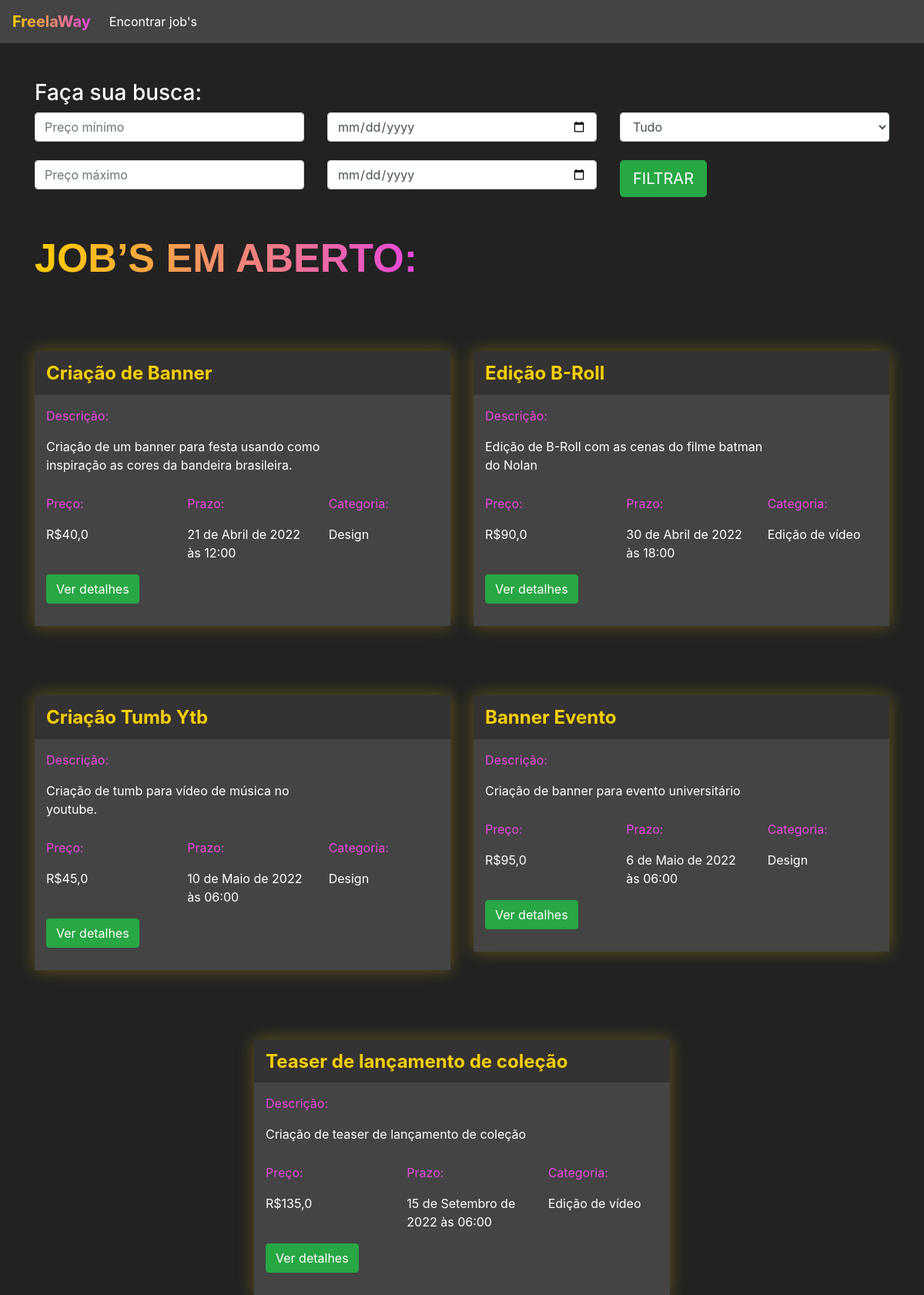
Page /encontrar_jobs/ (signed in) on the earlier database version.
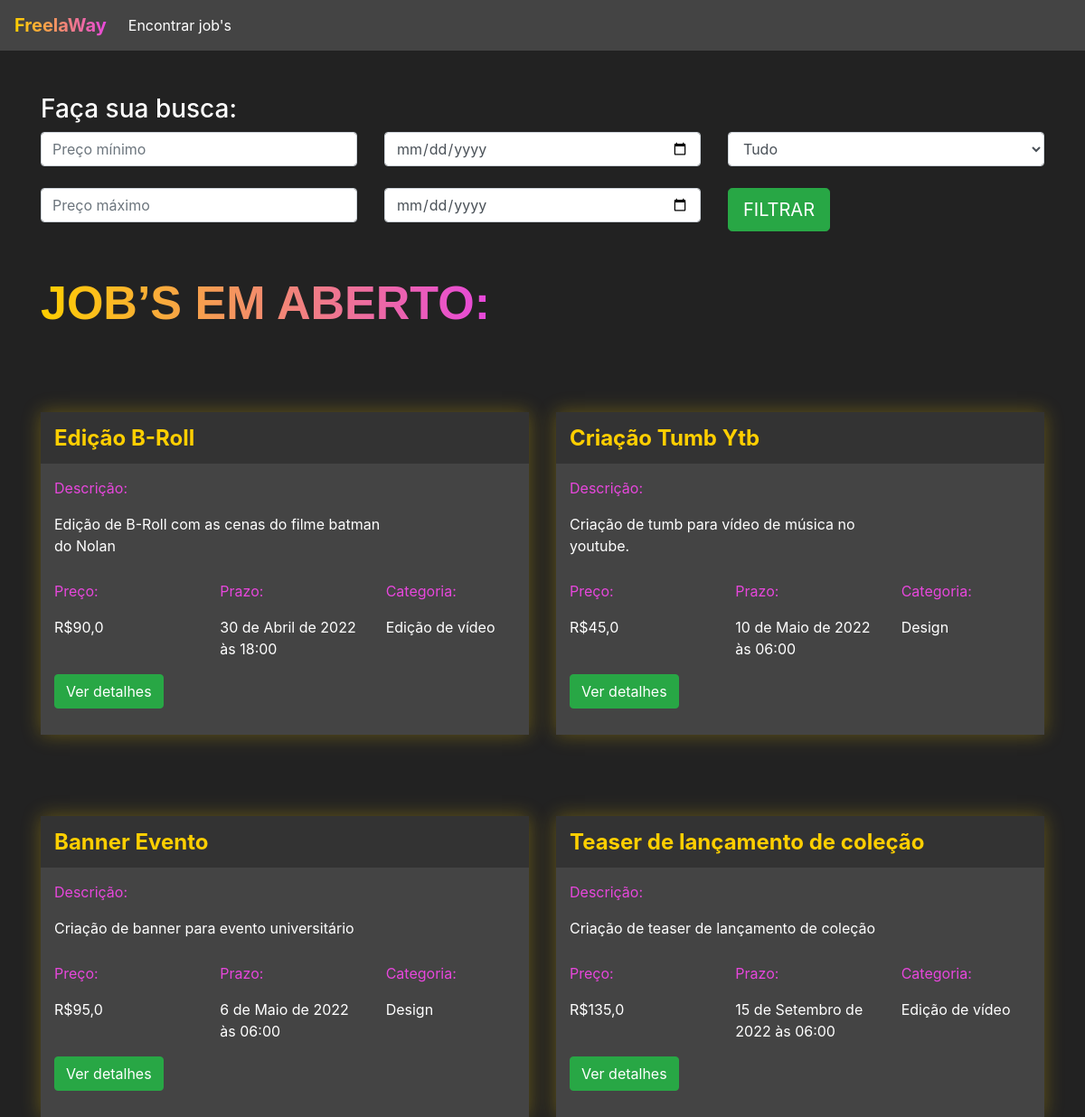
Same page on the later database version.
### jobs/models.py (models this page shows, shortened)
class Jobs(models.Model):
    categoria_choices = (('D', 'Design'),
                         ('EV', 'Edição de Vídeo'))
    status_choices = (('C', 'Em criação'),
                      ('AA', 'Aguardando aprovação'),
                      ('F', 'Finalizado'))
    titulo = models.CharField(max_length=200)
    descricao = models.TextField()
    categoria = models.CharField(max_length=2, choices=categoria_choices, default="D")
    prazo_entrega = models.DateTimeField()
    preco = models.FloatField()
    referencias = models.ManyToManyField(Referencias)
    profissional = models.ForeignKey(User, on_delete=models.DO_NOTHING, null=True, blank=True)
    reservado = models.BooleanField(default=False)
    status = models.CharField(max_length=2, choices=status_choices, default='C')
    arquivo_final = models.FileField(null=True, blank=True)

### jobs/views.py (the view)
# urls.py: path('encontrar_jobs/', views.encontrar_jobs, name="encontrar_jobs"),
@login_required(login_url='/auth/login')
def encontrar_jobs(request):
    if request.method == "GET":
        preco_minimo = request.GET.get('preco_minimo')
        preco_maximo = request.GET.get('preco_maximo')
        prazo_minimo = request.GET.get('prazo_minimo')
        prazo_maximo = request.GET.get('prazo_maximo')
        categoria = request.GET.get('categoria')
        if preco_minimo or preco_maximo or prazo_minimo or prazo_maximo or categoria:
            if not preco_minimo:
                preco_minimo = 0
            if not preco_maximo:
                preco_maximo = 999999
            if not prazo_minimo:
                prazo_minimo = datetime(year=1900, month=1, day=1)
            if not prazo_maximo:
                prazo_maximo = datetime(year=3000, month=1, day=1)
            if categoria == 'D':
                categoria = ['D']
            elif categoria == 'EV':
                categoria = ['EV']
            jobs = Jobs.objects.filter(preco__gte=preco_minimo) \
                .filter(preco__lte=preco_maximo) \
                .filter(prazo_entrega__gte=prazo_minimo) \
                .filter(prazo_entrega__lte=prazo_maximo) \
                .filter(categoria__in=categoria) \
                .filter(reservado=False)
        else:
            jobs = Jobs.objects.filter(reservado=False)
        return render(request, 'encontrar_jobs.html', {'jobs': jobs})

### jobs/models.py (called while the page is built)
    def __str__(self) -> str:
        return self.arquivo.url

### jobs/templates/encontrar_jobs.html (shortened to what this page needs)
{% extends 'base.html' %}
{% load static %}
{% block 'head' %}
<link rel="stylesheet" href="{% static 'jobs/css/encontrar_jobs.css' %}">
{% endblock %}
{% block 'body' %}
<div class="container">
    <br>
    <br>
    <h3>Faça sua busca:</h3>
    <div class="row">
        <div class="col-sm">
            <form action="{% url 'encontrar_jobs' %}" method="GET">
                <input type="text" class="form-control" placeholder="Preço mínimo" name="preco_minimo">
                <br>
                <input type="text" class="form-control" placeholder="Preço máximo" name="preco_maximo">
        </div>
        <div class="col-sm">
            <input type="date" class="form-control" name="prazo_minimo">
            <br>
            <input type="date" class="form-control" name="prazo_maximo">
        </div>
        <div class="col-sm">
            <select class="form-control" name="categoria">
                <option value="">Tudo</option>
            </select>
            <br>
            <input type="submit" class="btn btn-success btn-lg" value="FILTRAR">
        </div>
    </div>
    <br>
    <br>
    <h2 class="titulo">JOB’S EM ABERTO:</h2>
    <div class="row justify-content-around">
        {% for job in jobs %}
        <div class="col-6 row-card">
            <div class="card-job">
                <div class="header-job">
                    <h4 class="titulo-job">{{job.titulo}}</h4>
                </div>
                <div class="body-job">
                    <p class="titulo-body">Descrição:</p>
                    <div style="width: 70%">
                        <p>{{job.descricao}}</p>
                    </div>
                    <div class="row">
                        <div class="col-4">
                            <p class="titulo-body">Preço:</p>
                            <p>R${{job.preco}}</p>
                        </div>
                        <div class="col-4">
                            <p class="titulo-body">Prazo:</p>
                            <p>{{job.prazo_entrega}}</p>
                        </div>
                        <div class="col-4">
                            <p class="titulo-body">Categoria:</p>
                            <p>{% if job.categoria == 'D'%}
                                Design
                                {% elif job.categoria == 'EV'%}
                                Edição de vídeo
                                {% endif %}
                            </p>
                        </div>
                    </div>
                    <button class="btn btn-success" data-toggle="modal" data-target="#modal-{{job.id}}">Ver detalhes
                    </button>
                    <br>
                    <br>
                </div>
            </div>
        </div>
        {% endfor %}
    </div>
</div>
{% endblock %}

Differences in the rows shown:
no longer on this page (row edited): Jobs: titulo "Criação de Banner", descricao "Criação de um banner para festa usando como inspiração as cores da bandeira brasileira.", preco "40,0", prazo_entrega "21 de Abril de 2022 às 12:00", categoria "Design"
